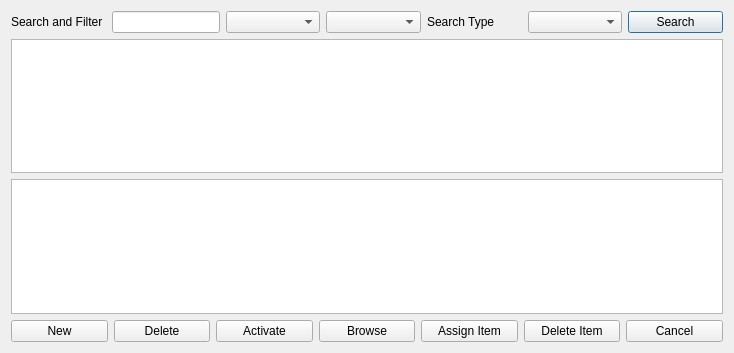
<?xml version="1.0" encoding="UTF-8"?>
<ui version="4.0">
 <class>Jobs</class>
 <widget class="QDialog" name="Jobs">
  <property name="geometry">
   <rect>
    <x>0</x>
    <y>0</y>
    <width>734</width>
    <height>353</height>
   </rect>
  </property>
  <property name="windowTitle">
   <string>Jobs</string>
  </property>
  <layout class="QGridLayout" name="gridLayout">
   <item row="0" column="0">
    <layout class="QHBoxLayout" name="horizontalLayout">
     <item>
      <widget class="QLabel" name="labe_search">
       <property name="text">
        <string>Search and Filter</string>
       </property>
      </widget>
     </item>
     <item>
      <widget class="QLineEdit" name="lineEdit_search">
       <property name="sizePolicy">
        <sizepolicy hsizetype="Fixed" vsizetype="Fixed">
         <horstretch>0</horstretch>
         <verstretch>0</verstretch>
        </sizepolicy>
       </property>
       <property name="text">
        <string/>
       </property>
      </widget>
     </item>
     <item>
      <widget class="QComboBox" name="comboBox_owner">
       <property name="enabled">
        <bool>true</bool>
       </property>
       <property name="sizePolicy">
        <sizepolicy hsizetype="Preferred" vsizetype="Fixed">
         <horstretch>0</horstretch>
         <verstretch>0</verstretch>
        </sizepolicy>
       </property>
      </widget>
     </item>
     <item>
      <widget class="QComboBox" name="comboBox_status">
       <property name="enabled">
        <bool>true</bool>
       </property>
       <property name="sizePolicy">
        <sizepolicy hsizetype="Preferred" vsizetype="Fixed">
         <horstretch>0</horstretch>
         <verstretch>0</verstretch>
        </sizepolicy>
       </property>
      </widget>
     </item>
     <item>
      <widget class="QLabel" name="label_sear_type">
       <property name="text">
        <string>Search Type   </string>
       </property>
      </widget>
     </item>
     <item>
      <widget class="QComboBox" name="comboBox_type"/>
     </item>
     <item>
      <widget class="QPushButton" name="pushButton_search">
       <property name="text">
        <string>Search</string>
       </property>
      </widget>
     </item>
    </layout>
   </item>
   <item row="1" column="0">
    <widget class="QTableView" name="tableView"/>
   </item>
   <item row="3" column="0">
    <layout class="QHBoxLayout" name="horizontalLayout_2">
     <item>
      <widget class="QPushButton" name="pushButton_new">
       <property name="text">
        <string>New</string>
       </property>
      </widget>
     </item>
     <item>
      <widget class="QPushButton" name="pushButton_delete">
       <property name="text">
        <string>Delete</string>
       </property>
      </widget>
     </item>
     <item>
      <widget class="QPushButton" name="pushButton_activate">
       <property name="text">
        <string>Activate</string>
       </property>
      </widget>
     </item>
     <item>
      <widget class="QPushButton" name="pushButton_browse">
       <property name="text">
        <string>Browse</string>
       </property>
      </widget>
     </item>
     <item>
      <widget class="QPushButton" name="pushButton_item">
       <property name="text">
        <string>Assign Item</string>
       </property>
      </widget>
     </item>
     <item>
      <widget class="QPushButton" name="deleteItem">
       <property name="text">
        <string>Delete Item</string>
       </property>
      </widget>
     </item>
     <item>
      <widget class="QPushButton" name="pushButton_cancel">
       <property name="text">
        <string>Cancel</string>
       </property>
      </widget>
     </item>
    </layout>
   </item>
   <item row="2" column="0">
    <widget class="QTableView" name="tableView_browse"/>
   </item>
  </layout>
 </widget>
 <resources/>
 <connections/>
</ui>
